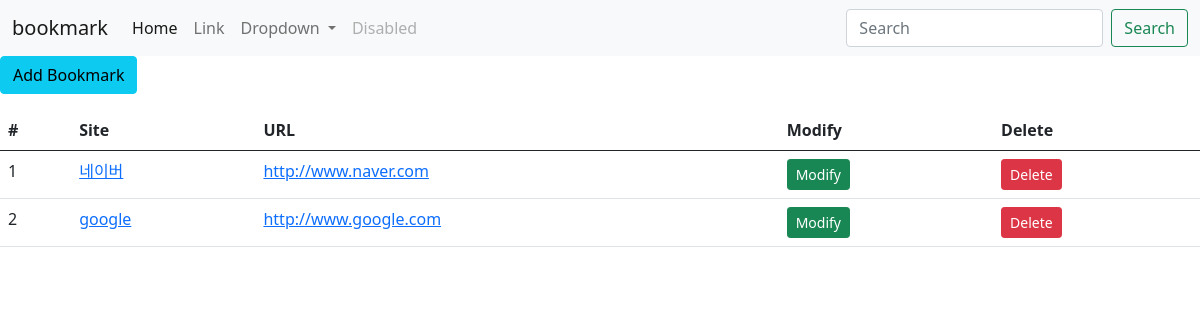
The app's page /bookmark/, older data.
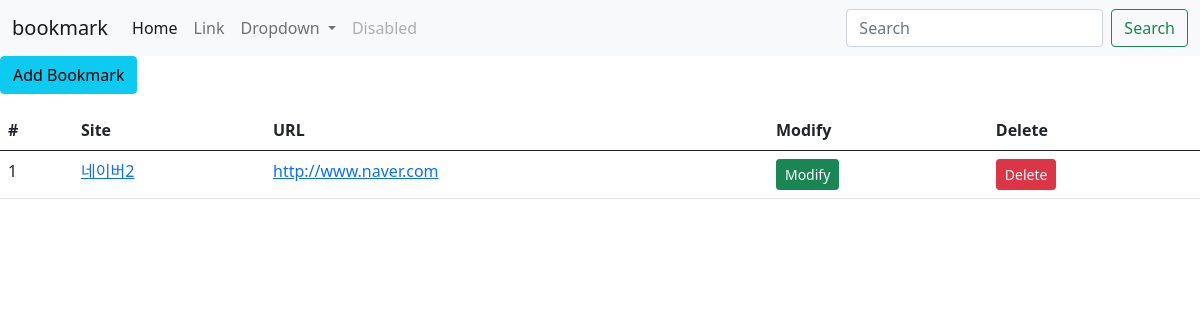
The same page, newer data.
### bookmark/models.py (models this page shows, shortened)
class Bookmark(models.Model):
    site_name=models.CharField(max_length=100)
    url=models.URLField('Site url')

### bookmark/views.py (the view)
# urls.py: path('',BookmarkListView.as_view(),name='list'),
class BookmarkListView(ListView):
    model=Bookmark

### bookmark/templates/bookmark/bookmark_list.html (shortened to what this page needs)
{%extends 'base.html'%}
{%block content%}
<div class="btn-group">
  <a href="{%url 'add'%}" class="btn btn-info">Add Bookmark</a>
</div>
<table class="table">
  <thead>
    <tr>
      <th scope="col">#</th>
      <th scope="col">Site</th>
      <th scope="col">URL</th>
      <th scope="col">Modify</th>
      <th scope="col">Delete</th>
    </tr>
  </thead>
  <tbody>
    {% for bookmark in object_list %}
    <tr>
      <td>{{forloop.counter}}</td>
      <td><a href="{% url 'detail' pk=bookmark.id %}">{{bookmark.site_name}}</td>
      <td><a href="{{bookmark.url}}" target="_blank">{{bookmark.url}}</a></td>
      <td><a href="{%url 'update' pk=bookmark.id%}" class="btn btn-success btn-sm">Modify</a></td>
      <td><a href="{% url 'delete' pk=bookmark.id%}" class="btn btn-danger btn-sm">Delete</a></td>
    </tr>
    {% endfor %}
  </tbody>
</table>
{%endblock%}

Row changes from the older to the newer data that the page shows:
removed Bookmark: site_name "google", url "http://www.google.com"
changed Bookmark "http://www.naver.com": site_name "네이버" → "네이버2"
